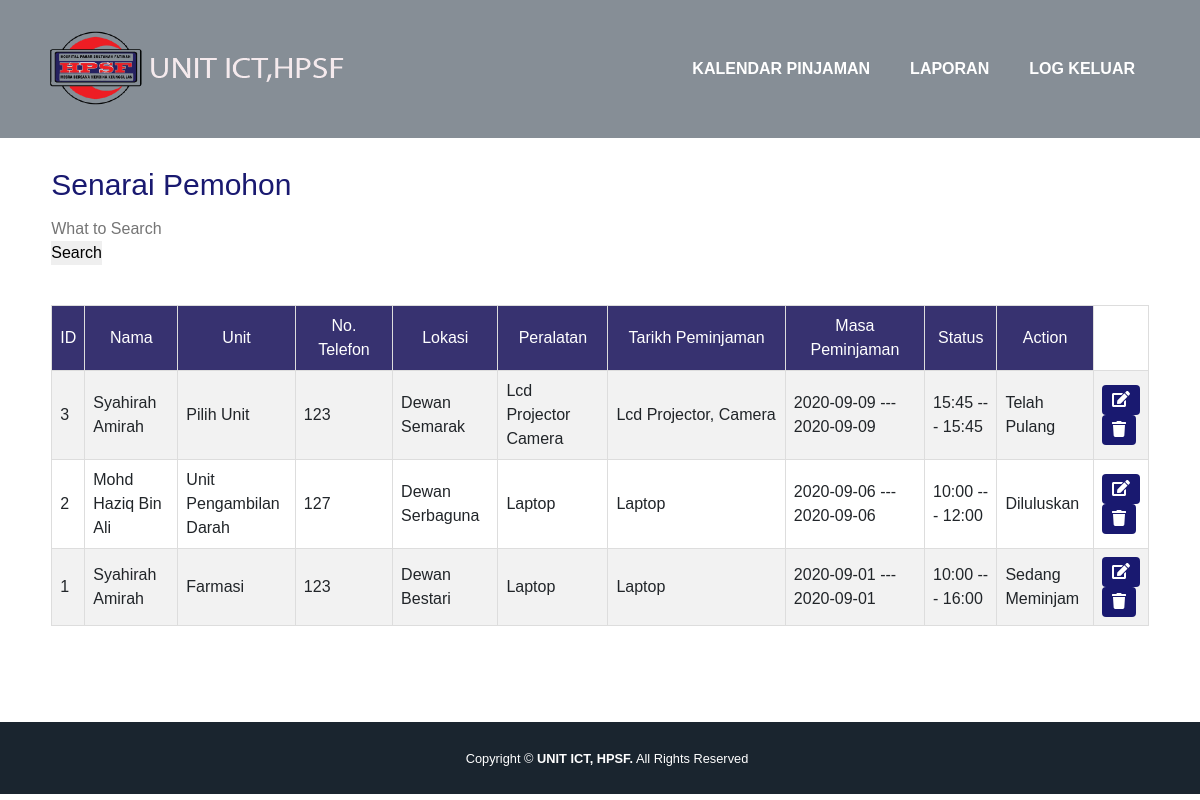
Screenshot of /verify2.php with the database file from the repository.
### tables this page shows
CREATE TABLE `booking` (
  `b_id` int(255) NOT NULL,
  `username` varchar(50) NOT NULL,
  `name` varchar(100) NOT NULL,
  `jawatan` varchar(100) NOT NULL,
  `jabatan` varchar(100) NOT NULL,
  `unit` varchar(100) NOT NULL,
  `telefon` varchar(100) NOT NULL,
  `majlis` varchar(100) NOT NULL,
  `lokasi` varchar(100) NOT NULL,
  `lainLokasi` varchar(255) NOT NULL,
  `peralatan` varchar(100) NOT NULL,
  `start_day` date NOT NULL,
  `end_day` date NOT NULL,
  `start_time` text NOT NULL,
  `end_time` text NOT NULL,
  `cancel` varchar(12) NOT NULL
);

### verify2.php (the view, shortened to what this page needs)
<!DOCTYPE html>
<html lang="en">
<head>
		<link href="jquery-ui.css" rel="stylesheet">
        <link href="css/styles.css" rel="stylesheet" />
	<link rel="stylesheet" type="text/css" href="vendor/bootstrap/css/bootstrap.min.css">
	<link rel="stylesheet" type="text/css" href="fonts/font-awesome-4.7.0/css/font-awesome.min.css">
	<link rel="stylesheet" type="text/css" href="vendor/animate/animate.css">
	<link rel="stylesheet" type="text/css" href="vendor/select2/select2.min.css">
	<link rel="stylesheet" type="text/css" href="vendor/perfect-scrollbar/perfect-scrollbar.css">
	<link rel="stylesheet" type="text/css" href="css/util.css">
	<link rel="stylesheet" type="text/css" href="css/main.css">
</head>
	 <body id="page-top">
        <nav class="navbar navbar-expand-lg bg-secondary text-uppercase fixed-top" id="mainNav">
            <div class="container">
                <a class="navbar-brand js-scroll-trigger" href="#page-top"><img src="LOGO4.png" style="width:300px;height:80px;" align="bottom"></a>
                <div class="collapse navbar-collapse" id="navbarResponsive">
                    <ul class="navbar-nav ml-auto">
						<li class="nav-item mx-0 mx-lg-1"><a class="nav-link py-3 px-0 px-lg-3 rounded js-scroll-trigger" href="bookCalendar.php">Kalendar Pinjaman</a></li>
						<div class="dropdown">
							<li class="nav-item mx-0 mx-lg-1"><a class="nav-link py-3 px-0 px-lg-3 rounded js-scroll-trigger" href="#">Laporan</a></li>
							</div>
                        <li class="nav-item mx-0 mx-lg-1"><a class="nav-link py-3 px-0 px-lg-3 rounded js-scroll-trigger" href="logout.php">Log Keluar</a></li>
                    </ul>
                </div>
            </div>
        </nav>
		<br>
        <section class="page-section" id="contact" style="width: 100%">
                <br><br>
                <div class="row">
                    <div class="col-lg-11 mx-auto">
                       <form name = "myForm" action="verifyCheck.php" method="post" onsubmit = "return(validate());">
						 <ol>
						   <blockquote>
						     <h1> Senarai Pemohon</h1>
					       </blockquote>
						   <li>
						     <input type="text" name="valueToSearch" placeholder="What to Search">
						     <input name="search" type="submit" class="border-0" value="Search"><br>
					       </li>
						 </ol>
	 </form>
						<table border = 1>
						  <tr>
							<th>ID</th>
							<th width="9%" align="center">Nama</th>
							<th width="11%" align="center">Unit</th>
							<th width="10%">No. Telefon</th>
							<th width="10%">Lokasi</th>
							<th width="11%">Peralatan</th>
							<th width="19%">Tarikh Peminjaman</th>
							<th width="14%">Masa Peminjaman</th>
							<th width="7%">Status</th>
							<th width="9%">Action</th>
						  </tr>
						<?php
							include 'config.php';
							$qry = "SELECT * FROM booking ORDER BY b_id DESC";
							$qid = mysqli_query($connect,$qry);
							while($row = mysqli_fetch_array($qid))
							{?>
						  <tr>
							<td><?php echo $row["b_id"]; ?></td>
							<td><?php echo $row["name"]; ?></td>
							<td><?php echo $row["unit"]; ?></td>
							<td><?php echo $row["telefon"]; ?></td>
							<td><?php echo $row["lokasi"];
								echo $row["lainLokasi"];?></td>
							<td><?php
								$array = (explode(", ",$row["peralatan"]));
								foreach($array as $element)
								{
    								echo $element . "<br>";
    							}
    							?></td>
							<td><?php echo $row["peralatan"] ?></td>
							<td><?php echo $row["start_day"] ?> --- <?php echo $row["end_day"]; ?></td>
							<td><?php echo $row["start_time"] ?> --- <?php echo $row["end_time"]; ?></td>
							<td><?php if($row['cancel'] == 0 )
											echo 'Dalam Proses';
										if ($row['cancel'] == 1)
											 echo 'Diluluskan';
										if ($row['cancel'] == 4)
											echo "Sedang Meminjam";
										if ($row['cancel'] == 5)
											echo "Telah Pulang";
								?></td>
							<td>
							<a  href="updateData.php?id=<?php print($row['b_id']);?>"><button title="Edit" class="btn"><i class="fa fa-edit"></i></button></a>
							<a href="deleteData.php?id=<?php print($row['b_id']);?>" onclick="return confirm('Anda pasti untuk padam data?')"><button title= "Delete" class="btn"><i class="fa fa-trash"></i></button></a>
							  </td>
						  </tr>
							<?php } ?>
							</table>
		 </section>
        <div id="footer" style="width: 102%">
        <div class="copyright py-4 text-center text-white">
            <div class="container"><small>Copyright © <b> UNIT ICT, HPSF.</b> All Rights Reserved</small></div>
        </div>
</div>
</body>
</html>

### css/main.css (style rules this page uses)
* { margin: 0px; padding: 0px; box-sizing: border-box; }
body, html { height: 100%; font-family: sans-serif; }
a { margin: 0px; transition: all 0.4s; -webkit-transition: all 0.4s; -o-transition: all 0.4s; -moz-transition: all 0.4s; }
h1,h2,h3,h4,h5,h6 { margin: 0px; }
ul, li { margin: 0px; list-style-type: none; }
input { display: block; outline: none; border: none !important; }
button { outline: none !important; border: none; background: transparent; }
table { width: 100%; }
th, td { font-weight: unset; padding-right: 10px; }

### verify2.php (style rules this page uses)
html * { font-family: Arial !important; }
table, td, th { border: 1px solid #ddd; text-align: left; }
table { border-collapse: collapse; width: 100%; }
th { text-align: center; padding: 8px; }
td { padding: 8px; }
tr:nth-child(even) { background-color: #f2f2f2 }
th { background-color:#373270; color: white; }
button { background-color: antiquewhite; }
h1 { text-align: left; font-size: 30px; color: midnightblue; font-family: "Arial"; }
#page-top #mainNav .container #navbarResponsive .navbar-nav.ml-auto .nav-item.mx-0.mx-lg-1 .nav-link.py-3.px-0.px-lg-3.rounded.js-scroll-trigger { font-family: Impact, Haettenschweiler, Franklin Gothic Bold, Arial Black, sans-serif; }
#page-top #mainNav .container #navbarResponsive .navbar-nav.ml-auto .nav-item.mx-0.mx-lg-1 .nav-link.py-3.px-0.px-lg-3.rounded.js-scroll-trigger { font-family: Gotham, Helvetica Neue, Helvetica, Arial, sans-serif; }
#page-top form h1 { font-family: Gotham, Helvetica Neue, Helvetica, Arial, sans-serif; }
.dropdown { position:inherit; display: table-row-group; }
.btn { background-color: midnightblue; border: none; color: white; padding: 5px 10px; font-size: 16px; cursor: pointer; }
#footer { padding: 0px 10px 0px 0px; bottom: 0; width: 102%; }

### rows the page displays
booking: b_id "3", name "Syahirah Amirah", unit "Pilih Unit", telefon "123", lokasi "Dewan Semarak", peralatan "Lcd Projector", peralatan "Camera", peralatan "Lcd Projector, Camera", start_day "2020-09-09", end_day "2020-09-09", start_time "15:45", end_time "15:45", cancel "Telah Pulang"
booking: b_id "2", name "Mohd Haziq Bin Ali", unit "Unit Pengambilan Darah", telefon "127", lokasi "Dewan Serbaguna", peralatan "Laptop", start_day "2020-09-06", end_day "2020-09-06", start_time "10:00", end_time "12:00", cancel "Diluluskan"
booking: b_id "1", name "Syahirah Amirah", unit "Farmasi", telefon "123", lokasi "Dewan Bestari", peralatan "Laptop", start_day "2020-09-01", end_day "2020-09-01", start_time "10:00", end_time "16:00", cancel "Sedang Meminjam"
